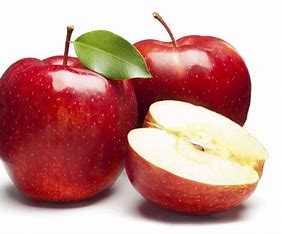
#> input picture Tutorial/Apple.jpeg, 282 x 234 px
$ jupyter execute Thresholding.ipynb
#> lines starting #> are read from the running program, lines starting #| are printed output that depends on the picture; after the words box and inside, x2 and y2 are one past the last pixel; in counts of white or black regions, pixels touching at a corner belong together
[cell 1]
#pylint:disable=no-member

import cv2 as cv

img = cv.imread('Apple.jpeg')
#> img is the input picture: shape (234, 282, 3); mean B, G, R 143.6, 148.2, 199.1
cv.imshow('Apple', img)

gray = cv.cvtColor(img, cv.COLOR_BGR2GRAY)
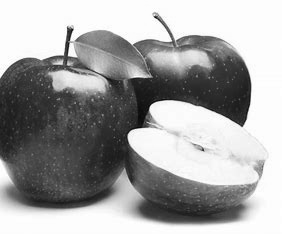
#> gray: shape (234, 282); min 7, max 255, mean 162.9
cv.imshow('Gray', gray)

# Simple Thresholding
threshold, thresh = cv.threshold(gray, 150, 255, cv.THRESH_BINARY )
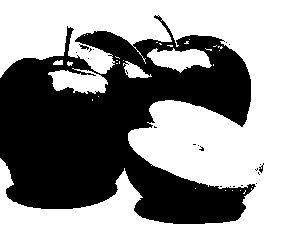
#> thresh: shape (234, 282); 54.4% white; 22 black regions (19 under 20 px), largest, box (x1, y1, x2, y2) and area: (0, 15, 256, 224) 30011, (79, 44, 89, 50) 26, (259, 163, 264, 173) 21
cv.imshow('Simple Thresholded', thresh)

threshold, thresh_inv = cv.threshold(gray, 150, 255, cv.THRESH_BINARY_INV )
cv.imshow('Simple Thresholded Inverse', thresh_inv)

# Adaptive Thresholding
adaptive_thresh = cv.adaptiveThreshold(gray, 255, cv.ADAPTIVE_THRESH_GAUSSIAN_C, cv.THRESH_BINARY_INV, 11, 9)
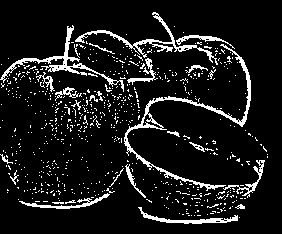
#> adaptive_thresh: shape (234, 282); 9.9% white in thin lines or dots, all inside (x1, y1, x2, y2) = (0, 12, 268, 224)
cv.imshow('Adaptive Thresholding', adaptive_thresh)

#Otsu thresholding
thresh, o = cv.threshold(gray, 0, 255, cv.THRESH_OTSU + cv.THRESH_BINARY)
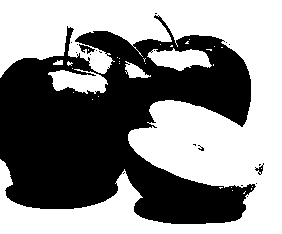
#> o: shape (234, 282); 53.7% white; 20 black regions (17 under 20 px), largest, box (x1, y1, x2, y2) and area: (0, 15, 256, 224) 30410, (79, 44, 95, 54) 68, (255, 163, 264, 175) 39
#> thresh = 156
cv.imshow('Otsu', o)

cv.waitKey(0)

[cell 2]
import matplotlib.pyplot as plt
# gray = cv.cvtColor(o, cv.COLOR_BGR2GRAY)

# Compute the histogram
hist = cv.calcHist([o], [0], None, [256], [0, 256])
#> hist = 256 values, max 35428 at index 255, min 0 at index 1, mean 257.8

# Plot the histogram
plt.figure()
plt.title('Grayscale Histogram')
plt.xlabel('Bins')
plt.ylabel('# of pixels')
plt.plot(hist)
plt.xlim([0, 256])
plt.show()
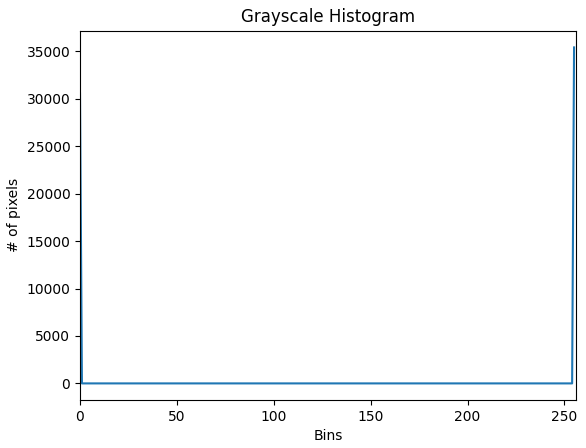
#> figure drawn by matplotlib, 1 panel; curve peaks at x = 255, y = 35428
